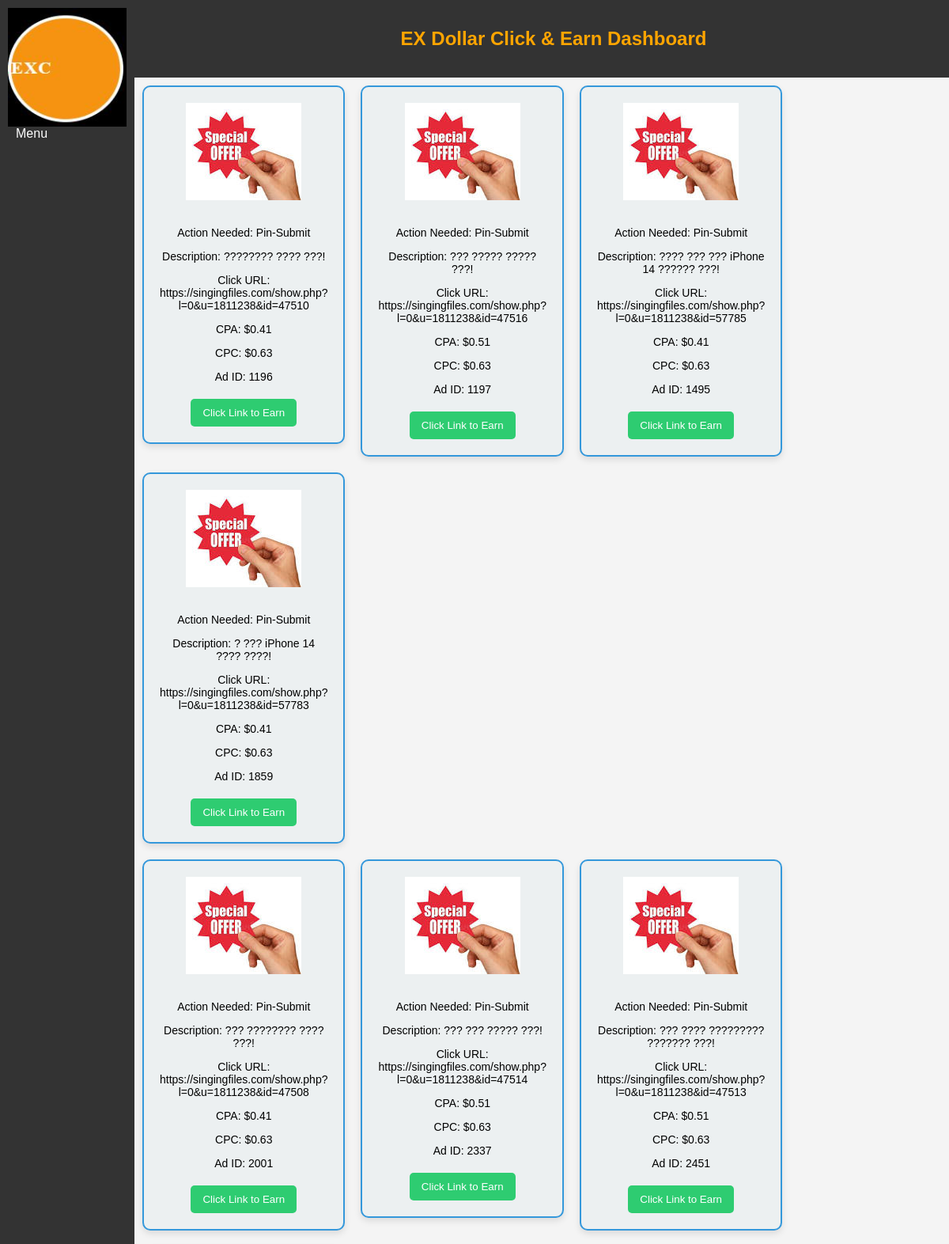
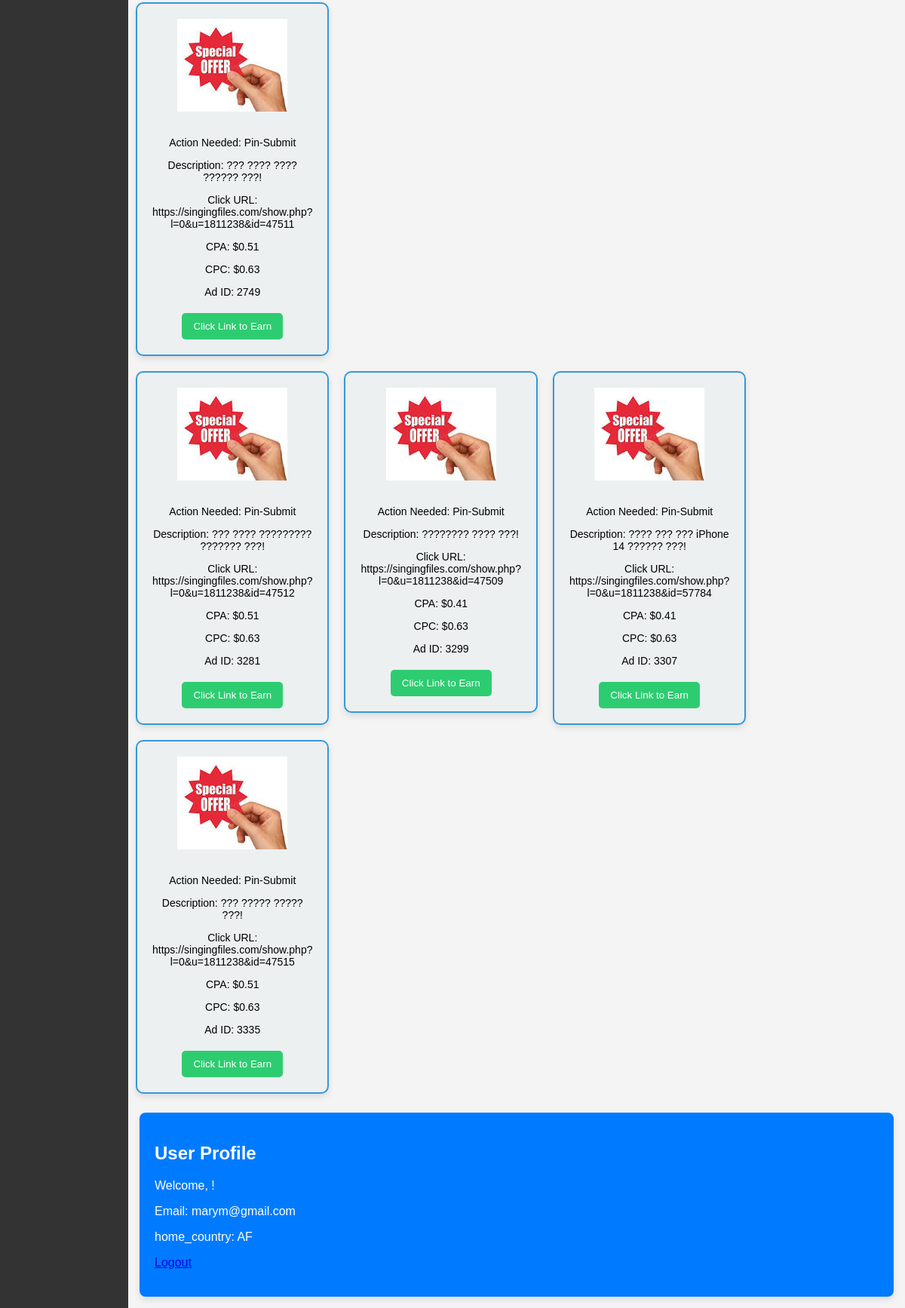
Page /click/dashboard/Ads.php (signed in) on the committed database (2 pictures, top to bottom).
### tables this page shows
CREATE TABLE `ads` (
  `ad_id` int(11) NOT NULL,
  `advertiser_id` int(11) DEFAULT NULL,
  `title` varchar(255) NOT NULL,
  `description` text DEFAULT NULL,
  `cpa_amount` decimal(10,2) DEFAULT NULL,
  `cpc_amount` decimal(10,2) DEFAULT NULL,
  `country` varchar(50) NOT NULL,
  `image_url` varchar(2550) NOT NULL,
  `click_url` varchar(255) NOT NULL,
  `date_added` date NOT NULL
);

CREATE TABLE `users` (
  `user_id` int(11) NOT NULL,
  `username` varchar(50) NOT NULL,
  `password` varchar(255) NOT NULL,
  `email` varchar(100) NOT NULL,
  `balance` decimal(10,2) DEFAULT 0.00,
  `registration_date` timestamp NOT NULL DEFAULT current_timestamp(),
  `phone_number` int(11) NOT NULL,
  `referral_code` varchar(20) DEFAULT NULL,
  `referrer_id` int(11) DEFAULT NULL,
  `home_country` varchar(11) NOT NULL,
  `referral_earnings` decimal(10,2) DEFAULT 0.00
);

### htdocs/click/dashboard/offers.php (the view, shortened to what this page needs)
<?php
include('../connect.php');
$user_id = $_SESSION['user_id'];
$sql_user = "SELECT * FROM users WHERE user_id = '$user_id'";
$result_user = $conn->query($sql_user);
if ($result_user->num_rows > 0) {
    $user = $result_user->fetch_assoc();
    $home_country = $user['home_country'];
    $sql_ads = "SELECT * FROM ads WHERE country = '$home_country'";
    $result_ads = $conn->query($sql_ads);
    if ($result_ads->num_rows > 0) {
        echo '<div style="display: flex; flex-wrap: wrap;">';
        $count = 0;
        while ($ad = $result_ads->fetch_assoc()) {
    echo '<div style="flex: 0 0 24%; margin: 10px;">';
    echo '<div class="card" style="border: 2px solid #3498db; padding: 20px; border-radius: 10px; box-shadow: 0 4px 8px rgba(0, 0, 0, 0.1); background-color: #ecf0f1; text-align: center;">';
    echo '<img src="offer.jpg" alt="Ad Image" style="max-width: 100%; height: auto; margin-bottom: 15px;">';
    echo '<p style="font-size: 14px;">Action Needed: ' . $ad['title'] . '</p>';
    echo '<p style="font-size: 14px;">Description: ' . $ad['description'] . '</p>';
    echo '<p style="font-size: 14px;">Click URL: ' . $ad['click_url'] . '</p>';
    echo '<p style="font-size: 14px;">CPA: $' . $ad['cpa_amount'] . '</p>';
    echo '<p style="font-size: 14px;">CPC: $' . $ad['cpc_amount'] . '</p>';
    echo '<p style="font-size: 14px;">Ad ID: ' . $ad['ad_id'] . '</p>';
    echo '<div class="green-button" style="margin-top: 20px;">';
    echo '<form method="post" action="redirect.php" target="_blank">';
    echo '<button type="submit" name="clickButton" style="padding: 10px 15px; background-color: #2ecc71; color: #fff; border: none; border-radius: 5px; cursor: pointer;">Click Link to Earn</button>';
    echo '</form>';
    echo '</div>';
    echo '</div>';
    echo '</div>';
    $count++;
    if ($count % 4 === 0) {
        echo '</div><div style="display: flex; flex-wrap: wrap;">';
    }
}
        echo '</div>';
    } else {
        echo '<p style="color: #e74c3c; font-size: 16px;">No active ads available for your home country.</p>';
    }
} else {
    echo '<p style="color: #e74c3c; font-size: 16px;">User not found.</p>';
}
?>

### htdocs/click/dashboard/Ads.php (shortened to what this page needs)
<?php
include('../connect.php');
$user_id = $_SESSION['user_id'];
$sqlUser = "SELECT * FROM users WHERE user_id = '$user_id'";
$resultUser = $conn->query($sqlUser);
if ($resultUser->num_rows > 0) {
    $user = $resultUser->fetch_assoc();
    $first_name = $user['first_name'];
    $email = $user['email'];
}
?>
<!DOCTYPE html>
<html lang="en">
<head>
</head>
<body>
    <nav>
     <img src="../logo.JPG" alt="Logo" width="150" height="150" align="left">
        <div class="dropdown">
            <a href="#">Menu</a>
        </div>
    </nav>
    <div class="content">
        <header>
            <h2 style="color: orange;">EX Dollar Click & Earn Dashboard</h2>
        </header>
<div class="offers"><?php
    include('offers.php');
    ?></div>
            <div class="profile-card">
                <h2>User Profile</h2>
                <p>Welcome, <?php echo $first_name; ?>!</p>
                <p>Email: <?php echo $email; ?></p>
                <p>home_country: <?php echo $home_country; ?></p>
                <p><a href="../logout.php">Logout</a></p>
            </div>
        </div>
</body>
</html>

### htdocs/click/dashboard/Ads.php (style rules this page uses)
body { font-family: 'Arial', sans-serif; margin: 0; padding: 0; background-color: #f4f4f4; display: flex; height: auto; }
header { background-color: #333; padding: 15px; text-align: center; width: 100%; }
.profile-card { background-color: #007bff; color: #fff; border-radius: 8px; box-shadow: 0 4px 8px rgba(0, 0, 0, 0.1); margin: 15px; padding: 20px; flex: 1; min-width: 200px; }
nav { background-color: #333; color: #fff; padding: 10px; justify-content: space-between; align-items: center; height: auto; flex-wrap: wrap; }
nav a { color: #fff; text-decoration: none; padding: 10px; margin: 5px 0; }
.offers { flex: 1; width: auto; height: auto; }
.content { display: flex; flex-direction: column; width: 100%; }

### rows in the picture
ads: title "Pin-Submit", description "???????? ???? ???!", click_url "https://singingfiles.com/show.php?l=0&u=1811238&id=47510", cpa_amount "0.41", cpc_amount "0.63", ad_id "1196"
ads: title "Pin-Submit", description "??? ????? ????? ???!", click_url "https://singingfiles.com/show.php?l=0&u=1811238&id=47516", cpa_amount "0.51", cpc_amount "0.63", ad_id "1197"
ads: title "Pin-Submit", description "???? ??? ??? iPhone 14 ?????? ???!", click_url "https://singingfiles.com/show.php?l=0&u=1811238&id=57785", cpa_amount "0.41", cpc_amount "0.63", ad_id "1495"
ads: title "Pin-Submit", description "? ??? iPhone 14 ???? ????!", click_url "https://singingfiles.com/show.php?l=0&u=1811238&id=57783", cpa_amount "0.41", cpc_amount "0.63", ad_id "1859"
ads: title "Pin-Submit", description "??? ???????? ???? ???!", click_url "https://singingfiles.com/show.php?l=0&u=1811238&id=47508", cpa_amount "0.41", cpc_amount "0.63", ad_id "2001"
ads: title "Pin-Submit", description "??? ??? ????? ???!", click_url "https://singingfiles.com/show.php?l=0&u=1811238&id=47514", cpa_amount "0.51", cpc_amount "0.63", ad_id "2337"
ads: title "Pin-Submit", description "??? ???? ????????? ??????? ???!", click_url "https://singingfiles.com/show.php?l=0&u=1811238&id=47513", cpa_amount "0.51", cpc_amount "0.63", ad_id "2451"
ads: title "Pin-Submit", description "??? ???? ???? ?????? ???!", click_url "https://singingfiles.com/show.php?l=0&u=1811238&id=47511", cpa_amount "0.51", cpc_amount "0.63", ad_id "2749"
ads: title "Pin-Submit", description "??? ???? ????????? ??????? ???!", click_url "https://singingfiles.com/show.php?l=0&u=1811238&id=47512", cpa_amount "0.51", cpc_amount "0.63", ad_id "3281"
ads: title "Pin-Submit", description "???????? ???? ???!", click_url "https://singingfiles.com/show.php?l=0&u=1811238&id=47509", cpa_amount "0.41", cpc_amount "0.63", ad_id "3299"
ads: title "Pin-Submit", description "???? ??? ??? iPhone 14 ?????? ???!", click_url "https://singingfiles.com/show.php?l=0&u=1811238&id=57784", cpa_amount "0.41", cpc_amount "0.63", ad_id "3307"
ads: title "Pin-Submit", description "??? ????? ????? ???!", click_url "https://singingfiles.com/show.php?l=0&u=1811238&id=47515", cpa_amount "0.51", cpc_amount "0.63", ad_id "3335"
users: email "marym@gmail.com", home_country "AF"
